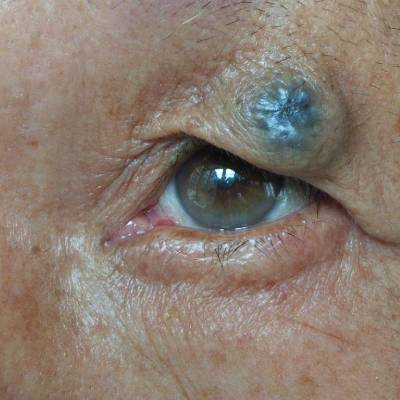
#> input picture labelled_dataset/test/b1.jpg, 400 x 400 px
$ python -i preprocess_segment.py   (imports and definitions only)
#> lines starting #> are read from the running program, lines starting #| are printed output that depends on the picture; after the words box and inside, x2 and y2 are one past the last pixel; in counts of white or black regions, pixels touching at a corner belong together
#> in process_image, img_bgr is the input picture: shape (400, 400, 3); mean B, G, R 112.1, 123.4, 138
# PROJECT: A COMPUTER VISION/MACHINE LEARNING PIPELINE FOR DETECTING EYELID CANCER
# Supervisor: Prof. Khurshid Ahmad (Trinity College Dublin)
import os
import cv2
import numpy as np
import pandas as pd
from glob import glob
from skimage.segmentation import slic, mark_boundaries
from skimage.measure import regionprops, label
from skimage.color import rgb2gray
import matplotlib.pyplot as plt
from tqdm import tqdm

# ---------- Configuration ----------
COVERED_DIR = 'covered_divided_eye'           # Root folder from one_circle.py
QUADRANTS_SUBFOLDER = 'quadrants'             # Subfolder holding divided images per split
OUTPUT_DIR = 'segmented_outputs_combined'     # Where to save preprocessed outputs
SPLITS = ['train', 'val', 'test']
CLASSES = ['benign', 'malignant']

# Processing flags
APPLY_HAIR_REMOVAL = False
APPLY_CONTRAST_ENHANCEMENT = True

# Superpixel segmentation parameters
SLIC_SEGMENTS = 150
SLIC_COMPACTNESS = 10
TOP_K_SUPERPIXELS = 5

# ---------- Hair Removal ----------
# [9 lines left out: function remove_hair, not called in this run]

# ---------- Contrast Enhancement ----------
def enhance_contrast(img_bgr):
    lab = cv2.cvtColor(img_bgr, cv2.COLOR_BGR2LAB)
#> lab: shape (400, 400, 3); mean of channels 0, 1, 2 134.3, 131.9, 136.3
    l, a, b = cv2.split(lab)
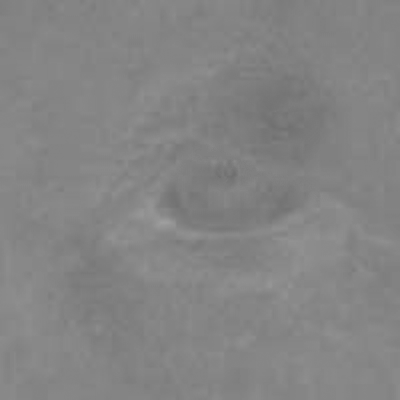
#> a: shape (400, 400); min 111, max 159, mean 131.9
    clahe = cv2.createCLAHE(clipLimit=2.0, tileGridSize=(8, 8))
    l = clahe.apply(l)
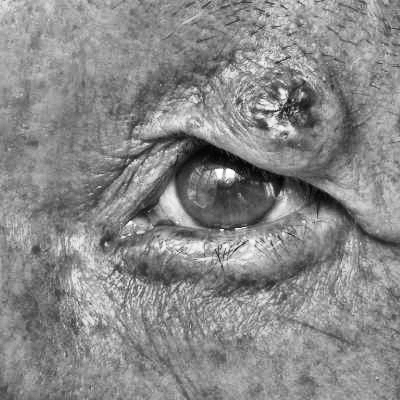
#> l: shape (400, 400); min 2, max 255, mean 136.7
    merged = cv2.merge((l, a, b))
#> merged: shape (400, 400, 3); mean of channels 0, 1, 2 136.7, 131.9, 136.3
    return cv2.cvtColor(merged, cv2.COLOR_LAB2BGR)

# ---------- Directory Setup ----------
# [4 lines left out: function create_output_dirs, not called in this run]

# ---------- Image Processing Pipeline ----------
def process_image(filepath):
    fname = os.path.basename(filepath)
    key = fname.lower()
    # Determine class from filename prefix
    cls = 'benign' if key.startswith('b') else 'malignant'

    img_bgr = cv2.imread(filepath)
    if img_bgr is None:
        print(f"Could not read {filepath}")
        return None

    # Hair removal
    if APPLY_HAIR_REMOVAL:
        img_bgr = remove_hair(img_bgr)

    # Contrast enhancement
    if APPLY_CONTRAST_ENHANCEMENT:
        img_bgr = enhance_contrast(img_bgr)

    # Convert to RGB for segmentation
    img_rgb = cv2.cvtColor(img_bgr, cv2.COLOR_BGR2RGB)
    # Superpixel segmentation
    segments = slic(img_rgb, n_segments=SLIC_SEGMENTS, compactness=SLIC_COMPACTNESS, start_label=1)
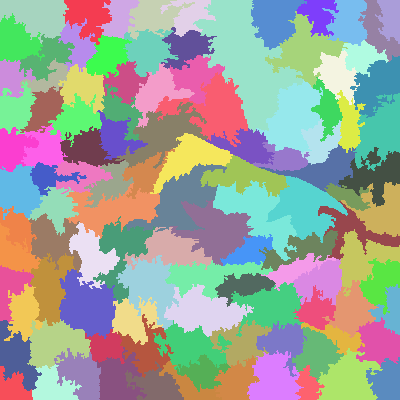
#> segments: shape (400, 400) int64; 109 distinct labels, from 1 to 109; one colour per label, 0 black
    seg_vis = mark_boundaries(img_rgb, segments)
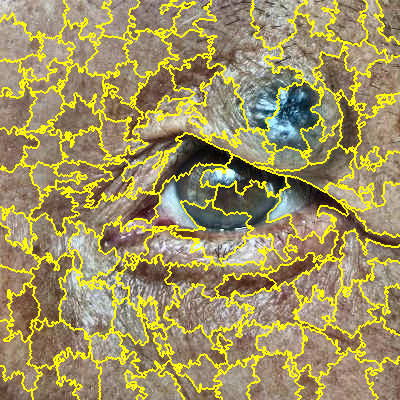
#> seg_vis: shape (400, 400, 3) float64; mean R, G, B 0.628, 0.582, 0.375

    # Build mask of top-k largest superpixels
    labeled = label(segments)
    props = sorted(regionprops(labeled), key=lambda p: p.area, reverse=True)
#> props = 109 regions; largest, box (x1, y1, x2, y2) and area: (193, 0, 304, 133) 6406, (155, 72, 248, 147) 2826, (213, 180, 297, 261) 2749, (126, 163, 227, 232) 2679, (170, 200, 254, 266) 2671
    mask = np.zeros_like(segments, dtype=bool)
    for region in props[:TOP_K_SUPERPIXELS]:
        mask |= (segments == region.label)
#> this loop made 5 passes
#> pass 1, in process_image, `mask |= (segments == region.label)`:
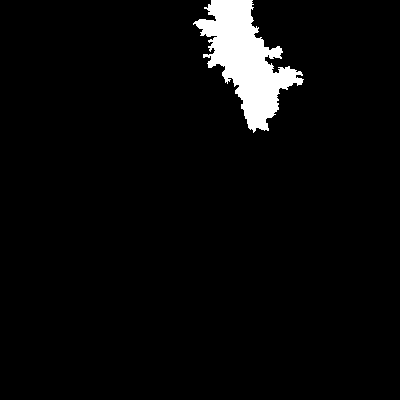
#> mask: shape (400, 400) bool; 4% white; 1 white region, box (x1, y1, x2, y2) and area: (193, 0, 304, 133) 6406
#> after the loop:
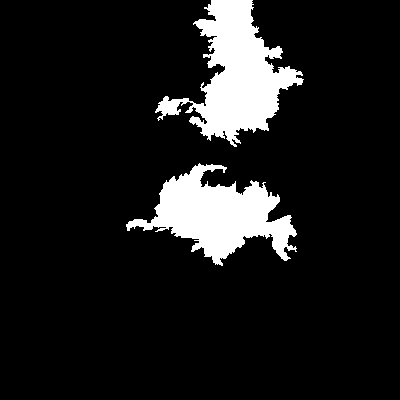
#> mask: shape (400, 400) bool; 10.8% white; 2 white regions, box (x1, y1, x2, y2) and area: (155, 0, 304, 147) 9232, (126, 163, 297, 266) 8099

    # Apply mask to get foreground-only image
    foreground = img_rgb.copy()
    foreground[~mask] = 0
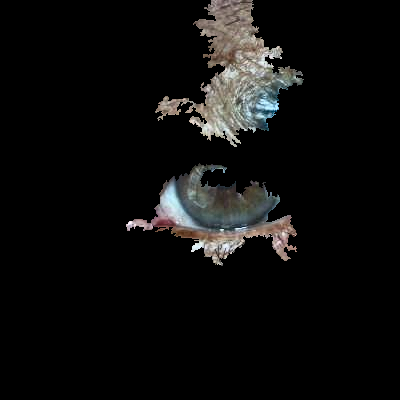
#> foreground: shape (400, 400, 3); mean R, G, B 13.8, 13.6, 13.1

    return cls, fname, seg_vis, foreground

# ---------- Main ----------
# [28 lines left out: function main, not called in this run]

# [2 lines not run here, left out]

>>> result = process_image('../../labelled_dataset/test/b1.jpg')
